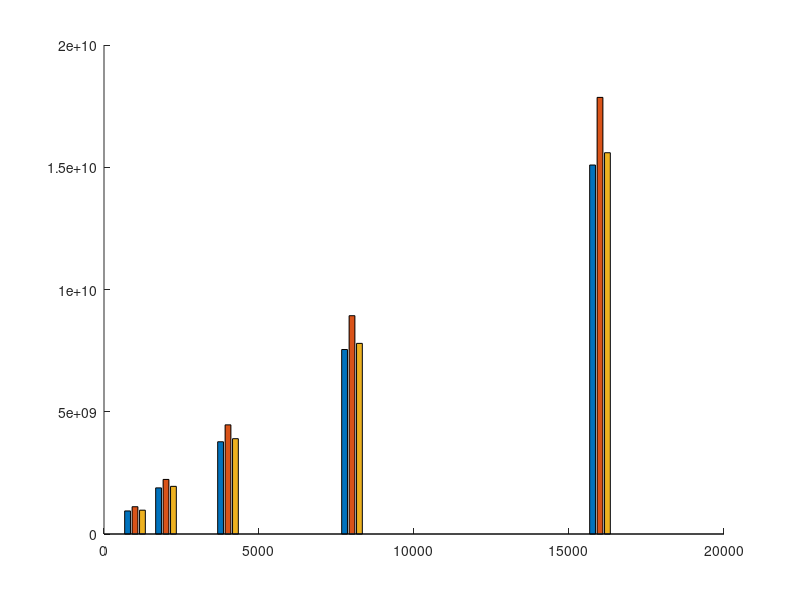

The MATLAB source for this figure: (Note: this script raises an error after producing the figure.)
% Define the range of trading pairs
trading_pairs = [1000, 2000, 4000, 8000, 16000];

% Calculate gas costs for each scheme
num_trading_pairs = length(trading_pairs);

gas_costs = zeros(num_trading_pairs, 3);

for i = 1:num_trading_pairs
    m = trading_pairs(i);
    
    gas_costs(i, 1) = (901193+21000*2) * m;
    gas_costs(i, 2) = (1053080+21000*3) * m;
    gas_costs(i, 3) = (163898 + 79752) * 4 * m;
end

% Create a bar plot for all schemes
figure;
hold on;

colors = {'b', 'g', 'r'};
barWidth = 0.8;

b = bar(trading_pairs, gas_costs, barWidth, 'grouped');
for k = 1:size(gas_costs, 2)
    b(k).FaceColor = colors{k};
end

% Customize plot appearance
title('Gas Cost Comparison of Cross-chain Token Transfer Schemes');
xlabel('Number of Trading Pairs');
ylabel('Gas Cost');

% Add legend
legend('FDU', 'Decentralized Cryptocurrency Exchange Protocol', 'HTLC');

% Show the figure
hold off;
grid on;
